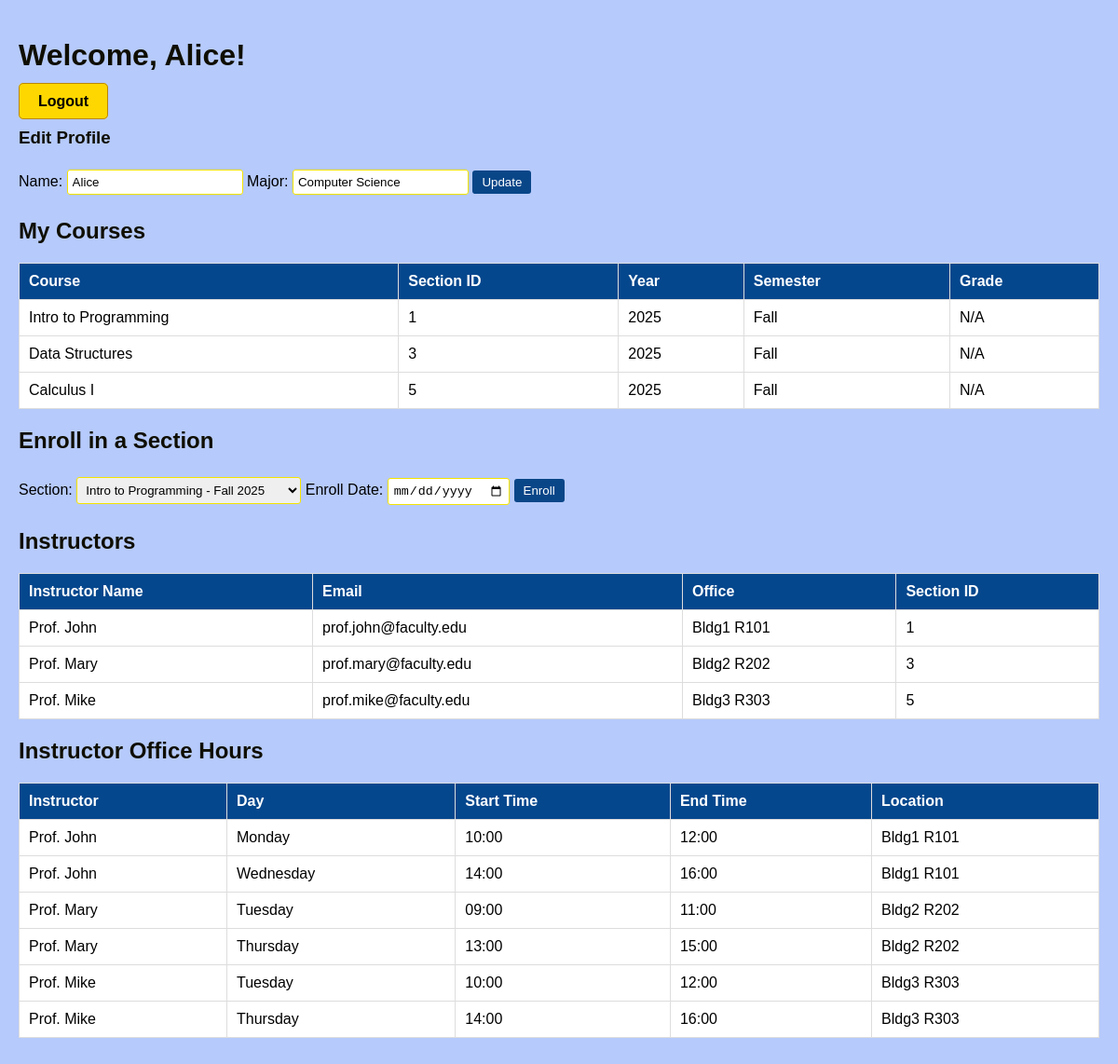
Page /dashboard (signed in) on the committed database.
### tables this page shows
CREATE TABLE student (
        student_id INTEGER PRIMARY KEY AUTOINCREMENT,
        user_id INTEGER NOT NULL,
        name TEXT NOT NULL,
        major TEXT,
        enroll_year INTEGER,
        email TEXT,
        FOREIGN KEY (user_id) REFERENCES user(user_id)
    );

CREATE TABLE enrollment (
        enroll_id INTEGER PRIMARY KEY AUTOINCREMENT,
        student_id INTEGER,
        section_id INTEGER,
        enroll_date TEXT,
        grade TEXT,
        FOREIGN KEY (student_id) REFERENCES student(student_id),
        FOREIGN KEY (section_id) REFERENCES section(section_id)
    );

CREATE TABLE course (
        c_id INTEGER PRIMARY KEY AUTOINCREMENT,
        dept_id INTEGER,
        name TEXT NOT NULL,
        desc TEXT,
        FOREIGN KEY (dept_id) REFERENCES department(dept_id)
    );

CREATE TABLE section (
        section_id INTEGER PRIMARY KEY AUTOINCREMENT,
        c_id INTEGER,
        year INTEGER,
        semester TEXT,
        FOREIGN KEY (c_id) REFERENCES course(c_id)
    );

CREATE TABLE instructor (
        i_id INTEGER PRIMARY KEY AUTOINCREMENT,
        user_id INTEGER NOT NULL,
        dept_id INTEGER,
        name TEXT NOT NULL,
        office TEXT,
        email TEXT,
        role TEXT,
        FOREIGN KEY (user_id) REFERENCES user(user_id)
    );

CREATE TABLE officeHours (
        oh_id INTEGER PRIMARY KEY AUTOINCREMENT,
        i_id INTEGER,
        day TEXT,
        start_time TEXT,
        end_time TEXT,
        location TEXT,
        FOREIGN KEY (i_id) REFERENCES instructor(i_id)
    );

### app.py (the view, shortened to what this page needs)
@app.route("/dashboard")
@login_required
def dashboard():
    conn = get_db_connection()
    role = session["role"]
    if role == "admin":
        users = conn.execute("SELECT * FROM user").fetchall()
        departments = conn.execute("SELECT * FROM department").fetchall()
        courses = conn.execute("SELECT * FROM course").fetchall()
        sections = conn.execute("""
            SELECT
                s.section_id, s.c_id, s.semester, s.year,
                GROUP_CONCAT(i.name, ', ') AS instructor_names
            FROM section s
            LEFT JOIN instructorSection ins ON s.section_id = ins.section_id
            LEFT JOIN instructor i ON ins.i_id = i.i_id
            GROUP BY s.section_id
        """).fetchall()
        instructors = conn.execute("SELECT * FROM instructor").fetchall()
        instructor_sections = conn.execute("SELECT * FROM instructorSection").fetchall()
        conn.close()
        return render_template(
            "dashboard_admin.html",
            users=users,
            departments=departments,
            courses=courses,
            sections=sections,
            instructors=instructors,
            instructor_sections=instructor_sections
        )
    elif role == "student":
        student = conn.execute(
            "SELECT * FROM student WHERE user_id=?", (session["user_id"],)
        ).fetchone()
        if student is None:
            conn.close()
            return "No student record found. Please contact admin."
        enrollments = conn.execute("""
            SELECT e.enroll_id, e.grade, s.section_id, s.year, s.semester, c.name AS course_name
            FROM enrollment e
            JOIN section s ON e.section_id = s.section_id
            JOIN course c ON s.c_id = c.c_id
            WHERE e.student_id=?
        """, (student["student_id"],)).fetchall()
        sections = conn.execute("""
            SELECT s.section_id, c.name AS course_name, s.year, s.semester
            FROM section s
            JOIN course c ON s.c_id = c.c_id
        """).fetchall()
        instructor_info = conn.execute("""
            SELECT i.name, i.office, i.email, s.section_id
            FROM instructorSection ins
            JOIN instructor i ON ins.i_id = i.i_id
            JOIN section s ON ins.section_id = s.section_id
            WHERE s.section_id IN (SELECT section_id FROM enrollment WHERE student_id=?)
        """, (student["student_id"],)).fetchall()
        office_hours = conn.execute("""
            SELECT oh.*, i.name
            FROM officeHours oh
            JOIN instructor i ON oh.i_id = i.i_id
            WHERE i.i_id IN (
                SELECT i_id FROM instructorSection
                WHERE section_id IN (SELECT section_id FROM enrollment WHERE student_id=?)
            )
        """, (student["student_id"],)).fetchall()
        conn.close()
        return render_template(
            "dashboard_student.html",
            student=student,
            enrollments=enrollments,
            sections=sections,
            instructor_info=instructor_info,
            office_hours=office_hours
        )
    else:
        conn.close()
        return "Unknown role"

### app.py (called while the page is built)
def login_required(f):
    @wraps(f)
    def decorated_function(*args, **kwargs):
        if "user_id" not in session:
            return redirect("/login")
        return f(*args, **kwargs)
    return decorated_function

def get_db_connection():
    conn = sqlite3.connect(DATABASE)
    conn.row_factory = sqlite3.Row
    return conn

### templates/dashboard_student.html (shortened to what this page needs)
<!DOCTYPE html>
<html lang="en">
<head>
    <link rel="stylesheet" type="text/css" href="{{ url_for('static', filename='style.css') }}">
</head>
<body>
    <h1>Welcome, {{ student.name }}!</h1>
    <a href="/logout" style="
    background-color: gold;
    color: black;
    padding: 10px 20px;
    text-decoration: none;
    border-radius: 5px;
    font-weight: bold;
    border: 1px solid #b8860b;
">Logout</a>
    <h3>Edit Profile</h3>
<form action="/student/edit" method="post">
    Name: <input type="text" name="name" value="{{ student.name }}" required>
    Major: <input type="text" name="major" value="{{ student.major }}">
    <button type="submit">Update</button>
</form>
    <h2>My Courses</h2>
    {% if enrollments %}
        <table>
            <tr>
                <th>Course</th>
                <th>Section ID</th>
                <th>Year</th>
                <th>Semester</th>
                <th>Grade</th>
            </tr>
            {% for e in enrollments %}
            <tr>
                <td>{{ e.course_name }}</td>
                <td>{{ e.section_id }}</td>
                <td>{{ e.year }}</td>
                <td>{{ e.semester }}</td>
                <td>{{ e.grade or "N/A" }}</td>
            </tr>
            {% endfor %}
        </table>
    {% else %}
        <p>You are not enrolled in any courses yet.</p>
    {% endif %}
    <h2>Enroll in a Section</h2>
    <form action="/enrollments/add" method="post">
        <label for="section_id">Section:</label>
        <select name="section_id" required>
            {% for s in sections %}
                <option value="{{ s.section_id }}">{{ s.course_name }} - {{ s.semester }} {{ s.year }}</option>
            {% endfor %}
        </select>
        <label for="enroll_date">Enroll Date:</label>
        <input type="date" name="enroll_date" required>
        <button type="submit">Enroll</button>
    </form>
    <h2>Instructors</h2>
    {% if instructor_info %}
        <table>
            <tr>
                <th>Instructor Name</th>
                <th>Email</th>
                <th>Office</th>
                <th>Section ID</th>
            </tr>
            {% for i in instructor_info %}
            <tr>
                <td>{{ i.name }}</td>
                <td>{{ i.email }}</td>
                <td>{{ i.office }}</td>
                <td>{{ i.section_id }}</td>
            </tr>
            {% endfor %}
        </table>
    {% else %}
        <p>No instructor info available.</p>
    {% endif %}
    <h2>Instructor Office Hours</h2>
    {% if office_hours %}
        <table>
            <tr>
                <th>Instructor</th>
                <th>Day</th>
                <th>Start Time</th>
                <th>End Time</th>
                <th>Location</th>
            </tr>
            {% for oh in office_hours %}
            <tr>
                <td>{{ oh.name }}</td>
                <td>{{ oh.day }}</td>
                <td>{{ oh.start_time }}</td>
                <td>{{ oh.end_time }}</td>
                <td>{{ oh.location }}</td>
            </tr>
            {% endfor %}
        </table>
    {% else %}
        <p>No office hours available.</p>
    {% endif %}
</body>
</html>

### static/style.css (style rules this page uses)
body { font-family: Arial, sans-serif; background-color: #b6cafb; margin: 0; padding: 20px; }
h1, h2, h3 { color: #0f0e00; }
table { width: 100%; border-collapse: collapse; margin-bottom: 20px; background-color: #ffffff; }
table th, table td { padding: 10px; text-align: left; border: 1px solid #ddd; }
table th { background-color: #05478d; color: #fff; }
button { padding: 5px 10px; background-color: #094688; border: none; color: #fff; cursor: pointer; border-radius: 3px; }
form { margin-bottom: 20px; }
input, select { padding: 5px; margin: 5px 0; border-radius: 3px; border: 1px solid #f4e401; }
a { text-decoration: none; color: #007bff; }

### rows in the picture
student: name "Alice", major "Computer Science"
enrollment: course_name "Intro to Programming", section_id "1", year "2025", semester "Fall", grade "N/A"
enrollment: course_name "Data Structures", section_id "3", year "2025", semester "Fall", grade "N/A"
enrollment: course_name "Calculus I", section_id "5", year "2025", semester "Fall", grade "N/A"
instructor: name "Prof. John", email "prof.john@faculty.edu", office "Bldg1 R101", section_id "1"
instructor: name "Prof. Mary", email "prof.mary@faculty.edu", office "Bldg2 R202", section_id "3"
instructor: name "Prof. Mike", email "prof.mike@faculty.edu", office "Bldg3 R303", section_id "5"
officeHours: name "Prof. John", day "Monday", start_time "10:00", end_time "12:00", location "Bldg1 R101"
officeHours: name "Prof. John", day "Wednesday", start_time "14:00", end_time "16:00", location "Bldg1 R101"
officeHours: name "Prof. Mary", day "Tuesday", start_time "09:00", end_time "11:00", location "Bldg2 R202"
officeHours: name "Prof. Mary", day "Thursday", start_time "13:00", end_time "15:00", location "Bldg2 R202"
officeHours: name "Prof. Mike", day "Tuesday", start_time "10:00", end_time "12:00", location "Bldg3 R303"
officeHours: name "Prof. Mike", day "Thursday", start_time "14:00", end_time "16:00", location "Bldg3 R303"

### other values in the picture
form field section_id "Intro to Programming - Fall 2025"
